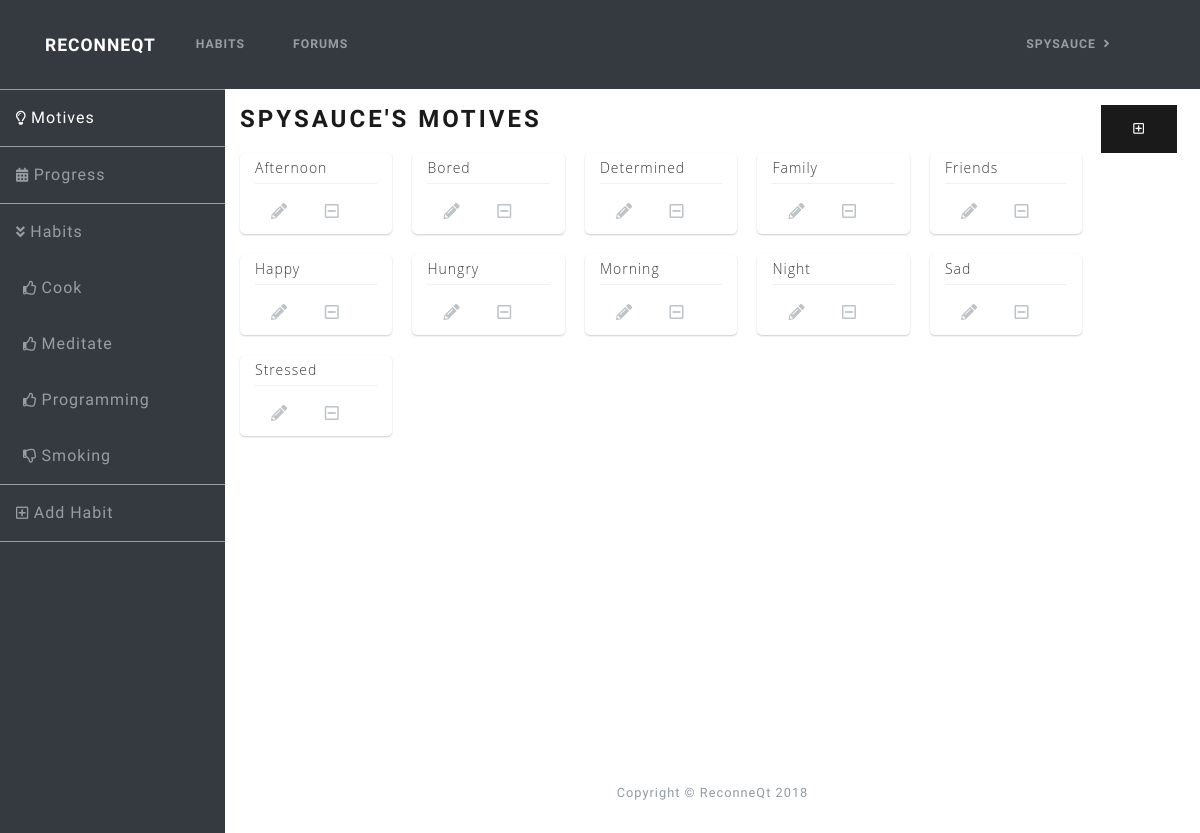
Before: /reconneqt/motives/ (signed in) with the older database file.
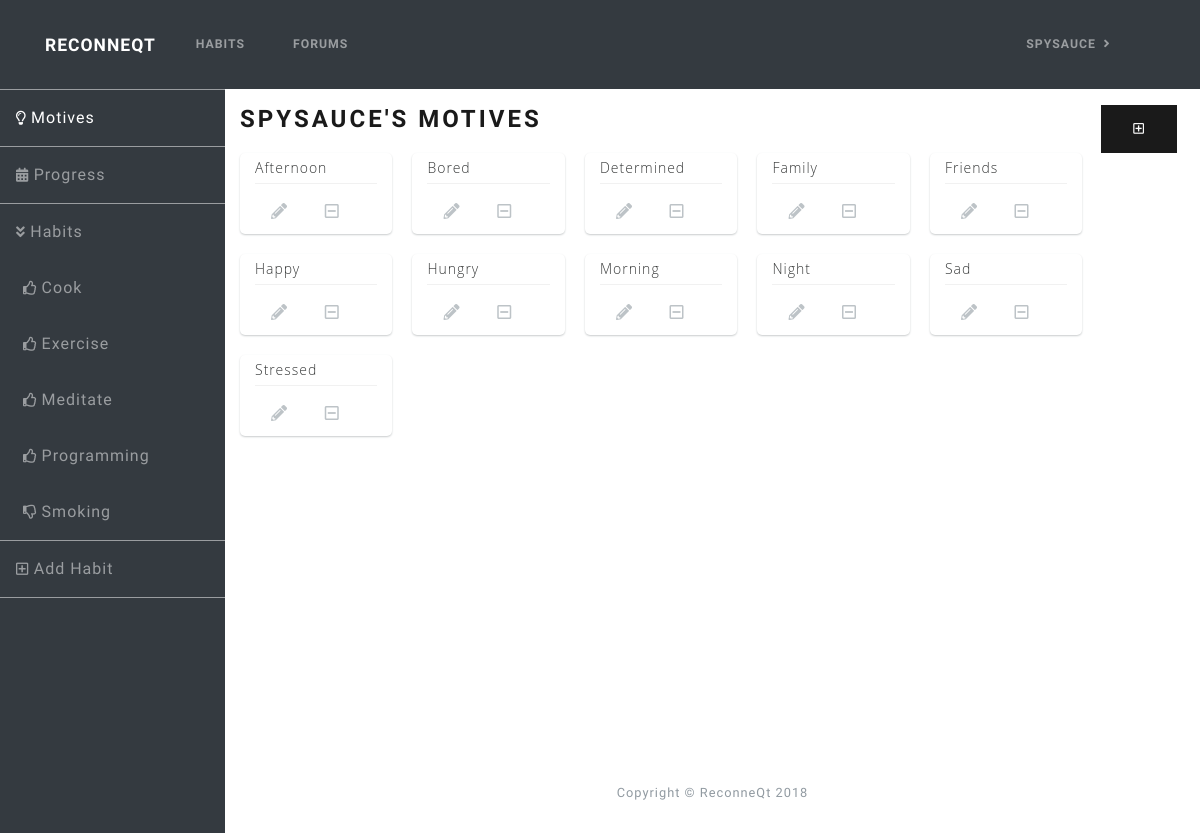
After: the same page with the newer database file.
### habits/models.py (models this page shows, shortened)
class Habit(models.Model):
    habit_name = models.CharField(max_length=30)
    good_habit = models.BooleanField(default=False)
    user = models.ForeignKey(User, on_delete=models.CASCADE)
    class Meta:
        ordering = ('habit_name',)

class Motive(models.Model):
    motive_name = models.CharField(max_length=100)
    user = models.ForeignKey(User, on_delete=models.CASCADE)
    def __str__(self):
        return self.motive_name
    class Meta:
        ordering = ('motive_name',)

### habits/views/motives.py (the view)
# urls.py: path('motives/', views.motives, name='motives'),
@login_required
def motives(request):
    try:
        user_id = int(request.user.id)
        habit_list = Habit.objects.filter(user_id=user_id)
        motive_list = Motive.objects.filter(user_id=user_id)
        context = {
            'habit_list': habit_list,
            'motive_list': motive_list
        }
    except User.DoesNotExist:
        raise Http404("User does not exist")
    return render(request, 'habits/motive_detail.html', context)

### habits/templates/habits/motive_detail.html
{% extends "habits/base_habits.html" %}
{% block main %}
<span data-toggle="modal">
  <a id="new-motive-button" data-form="{% url 'motive_new' %}" href="#" class="btn btn-primary mr-2" style="float:right" role="button" data-toggle="tooltip" data-target="#modal" data-placement="bottom" title="Add a motive">
    <i class="far fa-plus-square"></i>
  </a>
</span>
<h3>{{user}}'s motives</h3>
<div class="row container-fluid">
  {% for motive in motive_list %}
  <div class="motive col-lg-2 col-md-2 col-sm-2 col-xs-2">
    <div class="motive-title">
      {{ motive }}
    </div>
    <div class="motive-buttons">
      <span data-toggle="modal">
        <a data-form="{% url 'motive_edit' pk=motive.id %}" href="#" class="edit-motive-button btn btn-sm" role="button" data-toggle="tooltip" data-target="#modal" data-placement="bottom" title="Edit {{ motive }}">
          <i class="fas fa-pencil-alt"></i>
        </a>
      </span>
      <span data-toggle="modal">
        <a data-form="{% url 'motive_delete' pk=motive.pk %}" href="#" class="btn btn-sm delete-motive-button" role="button" data-toggle="tooltip" data-target="#modal" data-placement="bottom" id="delete-motive-button" title="Delete {{ motive }}">
          <i class="far fa-minus-square"></i>
        </a>
      </span>
    </div>
  </div>
  {% endfor %}
</div>
{% endblock %}

### habits/templates/habits/base_habits.html (shortened to what this page needs)
{% extends "habits/base_template.html" %}
{% load staticfiles %}
{% block css %}
<link href="{% static 'habits/css/sb-admin.css' %}" rel="stylesheet">
<link href="{% static 'habits/css/habits.css' %}" rel="stylesheet">
{% endblock %}
{% block content %}
  {% if not user.is_anonymous %}
  <div id="wrapper">
    <ul class="sidebar navbar-nav">
      <li class="nav-item" style="border-bottom: 1px solid rgba(255, 255, 255, 0.5) !important; border-top: 1px solid rgba(255, 255, 255, 0.5) !important; margin-right: 0;">
        <a class="nav-link" href="{% url 'motives' %}">
          <i class="far fa-lightbulb"></i>
          <span>Motives</span>
        </a>
      </li>
      <li class="nav-item" style="border-bottom: 1px solid rgba(255, 255, 255, 0.5) !important; margin-right: 0;">
        <a class="nav-link" href="{% url 'progress' %}">
          <i class="fas fa-calendar-alt"></i>
          <span>Progress</span>
        </a>
      </li>
      <li class="nav-item">
        <a class="nav-link" href="#">
          <i class="fas fa-angle-double-down"></i>
          <span>Habits</span>
        </a>
      </li>
      {% for habit in habit_list %}
      <li class="nav-item" style="margin-left: 0.5em">
        {% if habit.good_habit %}
        <a href="{% url 'habit_detail' habit.id %}" class="nav-link">
          <i class="far fa-thumbs-up"></i>
          <span>{{ habit.habit_name }}</span>
        </a>
        {% else %}
        <a href="{% url 'habit_detail' habit.id %}" class="nav-link">
          <i class="far fa-thumbs-down"></i>
          <span>{{ habit.habit_name }}</span>
        </a>
        {% endif %}
      </li>
      {% endfor %}
      <li class="nav-item" style="border-bottom: 1px solid rgba(255, 255, 255, 0.5) !important; border-top: 1px solid rgba(255, 255, 255, 0.5) !important; margin-right: 0;">
        <span data-toggle="modal">
          <a id="new-habit-button" class="nav-link" data-target="#modal" data-form="{% url 'habit_new' %}" href="#" data-toggle="tooltip" data-placement="right" title="Add a habit">
            <i class="far fa-plus-square"></i>
            <span>Add Habit</span>
          </a>
        </span>
      </li>
    </ul>
    <div id="content-wrapper">
      <div class="container-fluid">
          {% block main %}{% endblock %}
          <footer class="sticky-footer">
            <div class="container my-auto">
              <div class="copyright text-center my-auto">
                <span>Copyright © ReconneQt 2018</span>
              </div>
            </div>
          </footer>
        </div>
      </div>
    </div>
  {% else %}
  <div id="content-wrapper">
    <div class="container-fluid">
      <p>Please login to see this page.</p>
    </div>
  </div>
  {% endif %}
{% endblock %}

Changed rows visible on the page:
added Habit: habit_name "Exercise"
